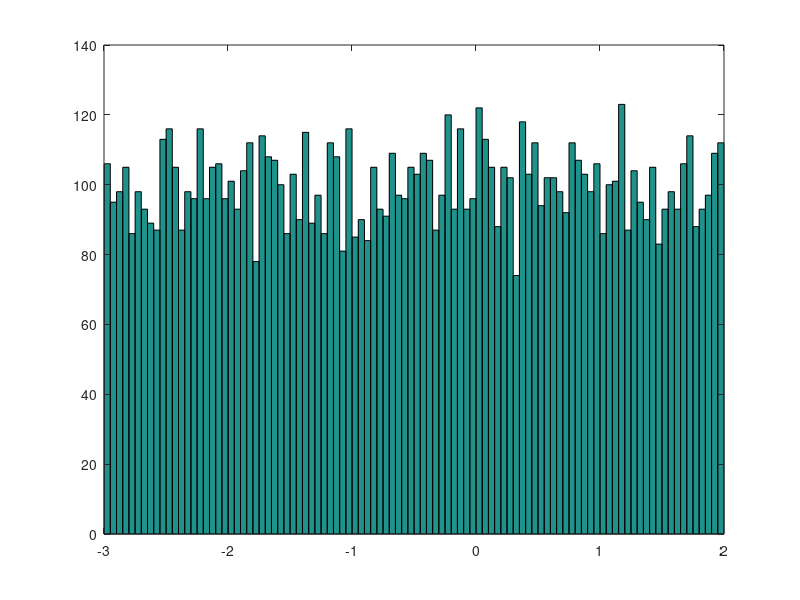

Source code (MATLAB): (Note: this script raises an error after producing the figure.)
clear;
n=10000;            % n is the number of the samples
X=[];               % X stores the sample outcomes
Sx2=0;              % Sx2 is the sum of sample variance

for i=1:n
    X=[X 5*rand()-3];   % Generate random number in [-3,2] and store in X
end

hist(X,100);

disp(['The sample mean is: ',num2str(sum(X)/n)]);

for i=1:n
    Sx2=Sx2+(X(i)-sum(X)/n)^2;
end

disp(['The sample variance is: ',num2str(Sx2/(n-1))]);

M=sort(bootstrp(n,@mean,X));
S=sort(bootstrp(n,@std,X));

% Get index of 2.5% point and 97.5% point
disp(['The bootstrap confidence interval for the sample mean is: [',num2str(M(round(n*0.025))),',',num2str(M(round(n*0.975))),']']);
disp(['The bootstrap confidence interval for the sample variance is: [',num2str(S(round(n*0.025))),',',num2str(S(round(n*0.975))),']']);
